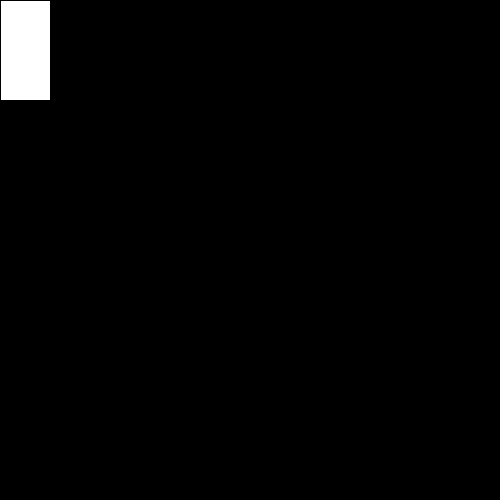
Frame 1 (no input)
Frame 60 (the mouse pressed at the canvas centre just before this capture): identical to frame 1, image omitted
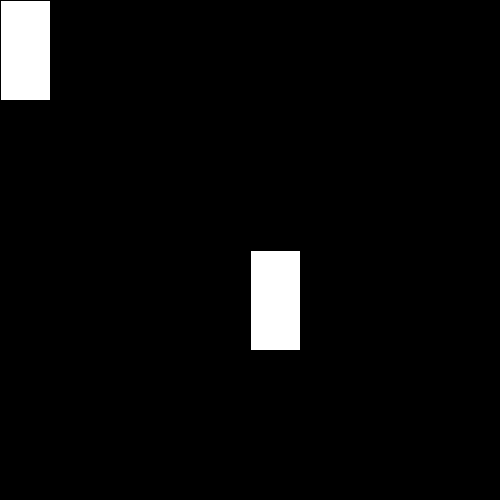
Frame 120 (the mouse held since frame 60 and released just before this capture)

The Processing sketch that drew these frames (run headless with seeded random() and noise(); from frame 60 on, the mouse is pressed at the canvas centre):

// Processing sketch: sketch_14_02
// ── sketch_14_02.pde
void setup() {
  size(500,500);
  background(0);
}
void draw(){
  if(keyPressed=true){
  rect(mouseX,mouseY,50,100);
  } else{
    fill(100,125,100);
    triangle(mouseX,mouseY,20,50,100,25);
  }
}
